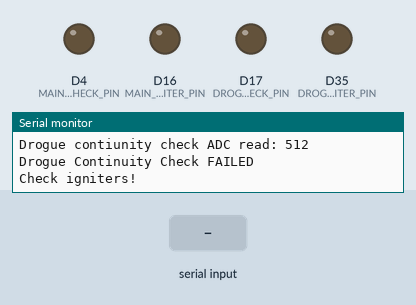
Bench run of a sketch on a simulated Arduino Due. Shown: output pins drawn as LEDs (lit = HIGH), the last lines printed to the serial monitor. The inputs (shaded band) are chosen by the test bench.

Above: at 1.2 s.
1.3 s: "d" received over Serial
At 2.5 s:
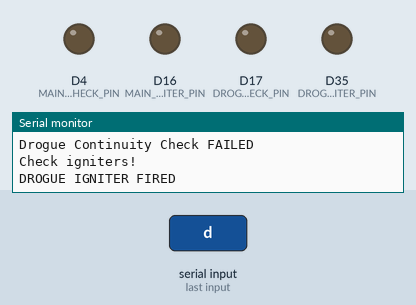
2.8 s: "m" received over Serial
At 3.9 s:
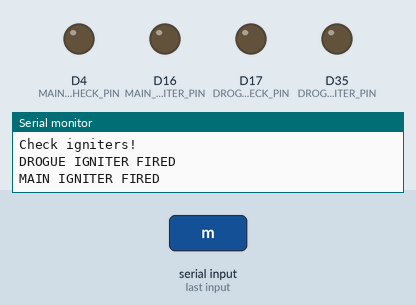
Timing chart, 0 to 5.8 s (numbered marks = the images above; inputs shaded):
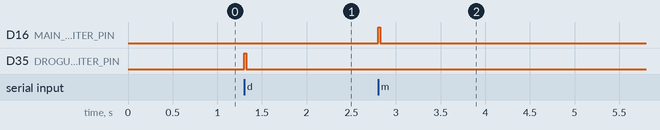

Measured:
- after the input at 1.3 s, D35 (DROGUE_IGNITER_PIN): LOW → HIGH at once, → LOW 0.03 s later
- after the input at 2.8 s, D16 (MAIN_IGNITER_PIN): LOW → HIGH at once, → LOW 0.03 s later

The sketch:

ematch.ino
```cpp
// (licence header left out)
/*Includes------------------------------------------------------------*/
#include <Arduino.h>
#include "igniter.h"
#include "debugger.h"

/*Constants------------------------------------------------------------*/
#define SerialUSB   Serial
#define MAIN    // comment out if you are not using main
#define DROGUE  // comment out if you are not using drogue
/*Functions------------------------------------------------------------*/

/**
  * @brief  The Arduino setup function
  * @param  None
  * @return None
  */
void setup()
{
    SerialUSB.begin(115200);
    while (!SerialUSB) {}
    SerialUSB.println("Initializing...");

    initIgniter();
    bool mainCheck = true;
    bool drogueCheck = true;

    #ifdef MAIN
        mainCheck = MainContinuityCheck();
        if (mainCheck)
            SerialUSB.println("Main Continuity Check Passed");
        else
            SerialUSB.println("Main Continuity Check FAILED");
    #endif  // MAIN

    #ifdef DROGUE
        drogueCheck = DrogueContinuityCheck();
        if (drogueCheck)
            SerialUSB.println("Drogue Continuity Check Passed");
        else
            SerialUSB.println("Drogue Continuity Check FAILED");
    #endif

    // Outputs error message
    if (!mainCheck || !drogueCheck)
        SerialUSB.println("Check igniters!");
}

/**
  * @brief  The Arduino loop function
  * @param  None
  * @return None
  */
void loop()
{
    // checks for serial input
    if(SerialUSB.available())
        serviceDebug();
}
```

debugger.cpp
```cpp
// (licence header left out)
/* Includes-------------------------------------------------------------*/
#include "debugger.h"
#include "igniter.h"

/* Constants -----------------------------------------------------------*/
#define SerialUSB   Serial

/* Functions------------------------------------------------------------*/
void serviceDebug(void)
{
    static bool mainCheck, drogueCheck = true;
    char command = SerialUSB.read();

    switch(command){
    // Configuration Commands
    case 'd':
        deployDrogue();
        break;
    case 'm':
        deployMain();
        break;
    case 'c':
        mainCheck = MainContinuityCheck();
        drogueCheck = DrogueContinuityCheck();
        break;
    default:
        SerialUSB.println("Invalid command please try again");
        break;
    }
}
```

debugger.h
```cpp
// (licence header left out)
#ifndef DEBUGGER_H
#define DEBUGGER_H

/* Includes-------------------------------------------------------------*/

/* Constants -----------------------------------------------------------*/

/* Functions------------------------------------------------------------*/
void serviceDebug();

#endif //DEBUGGER_H
```

igniter.cpp
```cpp
// (licence header left out)
/*Includes------------------------------------------------------------*/
#include <Arduino.h>
#include "igniter.h"

/*Constants------------------------------------------------------------*/
#define SerialUSB   Serial

#define TESTING //uncomment to disable serial debugging messages

//Double, triple check pin assignments !
#define MAIN_IGNITER_PIN 16
#define DROGUE_IGNITER_PIN 35

#define MAIN_CONTINUITY_CHECK_PIN 4
#define MAIN_CONTINUITY_CHECK_ADC 14

#define DROGUE_CONTINUITY_CHECK_PIN 17
#define DROGUE_CONTINUITY_CHECK_ADC 34

#define IGNITER_DELAY 25    // in milliseconds
#define CONTINUITY_CHECK_DELAY 50 // in microseconds!

//tested at 11.1V with a 2.2k/470 divider (606) or 1.3k/330 (642)
//  or 1.33k/330 (629)
// threshold for a discontinuous ematch -> read voltage / 3.3 * 1023
#define DISCONTINUOUS_THRESHOLD 650

/*Variables------------------------------------------------------------*/

/*Functions------------------------------------------------------------*/
/**
  * @brief  Initializes pins for e-match firing and continuity checking.
  * @param  None
  * @return None
  */
void initIgniter(void)
{
    pinMode(MAIN_IGNITER_PIN, OUTPUT);
    digitalWrite(MAIN_IGNITER_PIN, LOW);

    #ifdef TESTING
        SerialUSB.println("main igniter pin initialized low");
    #endif

    /*init ematch continuity check pins */
    pinMode(MAIN_CONTINUITY_CHECK_PIN, OUTPUT);
    digitalWrite(MAIN_CONTINUITY_CHECK_PIN, LOW);
    // the ADC read pin does not need to be initialized !!

    #ifdef TESTING
        SerialUSB.println("main release continuity pins initialized");
    #endif

    /*init drogue igniter*/
    pinMode(DROGUE_IGNITER_PIN, OUTPUT);
    digitalWrite(DROGUE_IGNITER_PIN, LOW);

    #ifdef TESTING
       SerialUSB.println("drogue igniter pin initialized low");
    #endif

    /*init drogue ematch continuity check pins */
    pinMode(DROGUE_CONTINUITY_CHECK_PIN, OUTPUT);
    digitalWrite(DROGUE_CONTINUITY_CHECK_PIN, LOW);

    #ifdef TESTING
        SerialUSB.println("drogue continuity pins initialized");
    #endif
}

/**
  * @brief  Fires e-match to deploy drogue and payload
  * @param  None
  * @return None
  */
void deployDrogue(void)
{
    digitalWrite(DROGUE_IGNITER_PIN, HIGH);

    delay(IGNITER_DELAY);
    digitalWrite(DROGUE_IGNITER_PIN, LOW);

    #ifdef TESTING
        SerialUSB.println("DROGUE IGNITER FIRED");
    #endif
}

/**
  * @brief  Fires e-match for main release
  * @param  None
  * @return None
  */
void deployMain(void)
{
    digitalWrite(MAIN_IGNITER_PIN, HIGH);
    delay(IGNITER_DELAY);
    digitalWrite(MAIN_IGNITER_PIN, LOW);

    #ifdef TESTING
        SerialUSB.println("MAIN IGNITER FIRED");
    #endif
}

/** bool continuityCheck(void)
  * @brief  Checks the ematches for continuity
  * @param  None
  * @return bool flag that is true if there is continuity,
  *             false if the ematch is disconnected or broken.
  */
 bool MainContinuityCheck(void)
 {
    // Main continuity check
    digitalWrite(MAIN_CONTINUITY_CHECK_PIN, HIGH);
    delayMicroseconds(CONTINUITY_CHECK_DELAY);

    int main_continuity = analogRead(MAIN_CONTINUITY_CHECK_ADC);
    digitalWrite(MAIN_CONTINUITY_CHECK_PIN, LOW);

    #ifdef TESTING
        SerialUSB.print("Main contiunity check ADC read: ");
        SerialUSB.println(main_continuity);
    #endif

    if (main_continuity <= DISCONTINUOUS_THRESHOLD)
        return false;

    return true;
 }

/** bool DrogueContinuityCheck(void)
  * @brief  Checks the drogue e-match for continuity
  * @param  None
  * @return bool flag that is true if there is continuity,
  *             false if the ematch is disconnected or broken.
  */
bool DrogueContinuityCheck(void)
{
    // Drogue continuity check
    digitalWrite(DROGUE_CONTINUITY_CHECK_PIN, HIGH);
    delayMicroseconds(CONTINUITY_CHECK_DELAY);

    int drogue_continuity = analogRead(DROGUE_CONTINUITY_CHECK_ADC);
    digitalWrite(DROGUE_CONTINUITY_CHECK_PIN, LOW);

    #ifdef TESTING
        SerialUSB.print("Drogue contiunity check ADC read: ");
        SerialUSB.println(drogue_continuity);
    #endif

    if (drogue_continuity <= DISCONTINUOUS_THRESHOLD)
        return false;

    return true;
 }
```

igniter.h
```cpp
// (licence header left out)
#ifndef IGNITER_H
#define IGNITER_H

/*Includes------------------------------------------------------------*/
#include <Arduino.h>

/*Constants------------------------------------------------------------*/

/*Functions------------------------------------------------------------*/
void initIgniter(void);
void deployDrogue(void);
void deployMain(void);
bool MainContinuityCheck(void);
bool DrogueContinuityCheck(void);

#endif  // IGNITER_H
```
